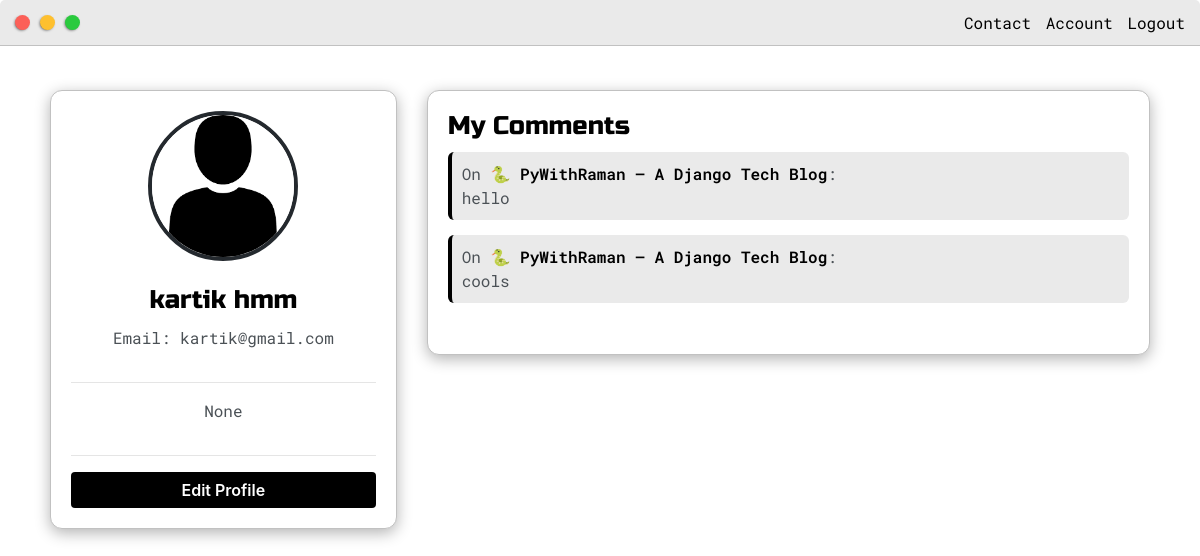
/account/ (signed in), run on the app's committed database.
### base/models.py (models this page shows, shortened)
class Profile(models.Model):
    user = models.OneToOneField(User, null=True, blank=True, on_delete=models.CASCADE)
    first_name = models.CharField(max_length=200, blank=True, null=True)
    last_name = models.CharField(max_length=200, blank=True, null=True)
    email = models.CharField(max_length=200)
    profile_pic = models.ImageField(null=True, blank=True, upload_to="images", default="/user.png")
    bio = models.TextField(null=True, blank=True)
    twitter = models.CharField(max_length=200, null=True, blank=True)
    def __str__(self):
        name = str(self.first_name)
        if self.last_name:
            name += ' ' + str(self.last_name)
        return name

class PostComment(models.Model):
    author = models.ForeignKey(Profile, on_delete=models.CASCADE, null=True, blank=True)
    post = models.ForeignKey(Post, on_delete=models.CASCADE, null=True, blank=True)
    body = models.TextField(null=True, blank=True)
    created = models.DateTimeField(auto_now_add=True, null=True, blank=True)

class Post(models.Model):
    headline = models.CharField(max_length=200)
    sub_headline = models.CharField(max_length=200, null=True, blank=True)
    thumbnail = models.ImageField(null=True, blank=True, upload_to="images/uploads", default="/images/placeholder.png")
    body = CKEditor5Field('Body', config_name='extends', blank=True, null=True)
    created = models.DateTimeField(auto_now_add=True)
    active = models.BooleanField(default=False)
    featured = models.BooleanField(default=False)
    slug = models.SlugField(null=True, blank=True)

### base/views.py (the view)
@login_required(login_url="home")
def userAccount(request):
    profile = request.user.profile
    comments = PostComment.objects.filter(author=profile).order_by('-created')
    context = {
        'profile': profile,
        'comments': comments
    }
    return render(request, 'base/account.html', context)

### base/templates/base/account.html (shortened to what this page needs)
{% include 'base/main.html' %}
{% load static %}
{% block content %}
    <div class="main-container">
        <br>
        <div class="row">
            <div class="col-md-4">
                <div class="card card-body" id="user-info-box">
                    <img id="user_pic" src="{{ profile.profile_pic.url }}">
                    <br>
                    <h2>{{ profile }}</h2>
                    <p>Email: {{ profile.email }}</p>
                    <hr>
                    <p>{{ profile.bio }}</p>
                    <hr>
                    <a class="btn btn-info btn-block" href="{% url 'update_profile' %}">Edit Profile</a>
                </div>
            </div>
            <div class="col-md-8">
                <div class="card card-body">
                    <h2>My Comments</h2>
                    <ul>
                        {% for comment in comments %}
                            <li class = "comment-list">
                                On <a href="{% url 'post' comment.post.slug %}">{{ comment.post.headline }}</a>:
                                <br>
                                {{ comment.body }}
                            </li>
                        {% empty %}
                            <li class = "comment-list">No comments yet.</li>
                        {% endfor %}
                    </ul>
                </div>
            </div>
        </div>
    </div>
{% endblock content %}

### static/css/default.css (style rules this page uses)
:root { --mainColor:#eaeaea; --secondaryColor:#fff; --borderColor:#c1c1c1; --mainText:black; --secondaryText:#4b5156; --themeDotBorder:#24292e; --previewBg:rgb(251, 249, 243, 0.8); --previewShadow:#e5dab5; --buttonColor:black; }
html, body { padding: 0; margin: 0; scroll-behavior: smooth; }
body * { transition: 0.3s; }
h1, h2, h3, h4, h5, h6, strong { color: var(--mainText); font-family: 'Russo One', sans-serif; font-weight: 500; }
p, li, span, label, input, textarea { color: var(--secondaryText); font-family: 'Roboto Mono', monospace; }
a { text-decoration: none; color:#17a2b8; }
ul { list-style: none; }
h2 { font-size: 36px; }
.main-container { width: 1200px; margin: 0 auto; }
@media screen and (max-width: 1200px) { .main-container { width: 95%; } }

### base/templates/base/account.html (style rules this page uses)
.main-container { padding: 20px; color: var(--mainText); }
#user-info-box { background-color: var(--secondaryColor); text-align: center; border: 1px solid var(--borderColor); border-radius: 12px; box-shadow: 0 4px 15px rgba(0, 0, 0, 0.3); }
#user_pic { height: 150px; width: 150px; border-radius: 50%; border: 4px solid var(--themeDotBorder); margin:0 auto; object-fit: cover; }
.card-body h2 { font-size: 1.6rem; margin-bottom: 10px; }
.card-body p { color: var(--secondaryText); }
.btn-info { background-color: var(--buttonColor); border: none; font-weight: 600; }
.col-md-8 .card-body { background-color: var(--secondaryColor); border: 1px solid var(--borderColor); border-radius: 12px; padding: 20px; box-shadow: 0 4px 15px rgba(0, 0, 0, 0.3); }
ul { padding-left: 0; list-style-type: none; }
.comment-list { margin-bottom: 15px; padding: 10px; background-color: var(--mainColor); border-left: 4px solid var(--buttonColor); border-radius: 6px; }
.comment-list a { color: var(--buttonColor); font-weight: 600; text-decoration: none; }

### data on the page
Profile: profile_pic (placeholder picture), first_name+last_name "kartik hmm", email "kartik@gmail.com", bio "None"
PostComment: post.headline "🐍 PyWithRaman – A Django Tech Blog", body "hello"
PostComment: post.headline "🐍 PyWithRaman – A Django Tech Blog", body "cools"
